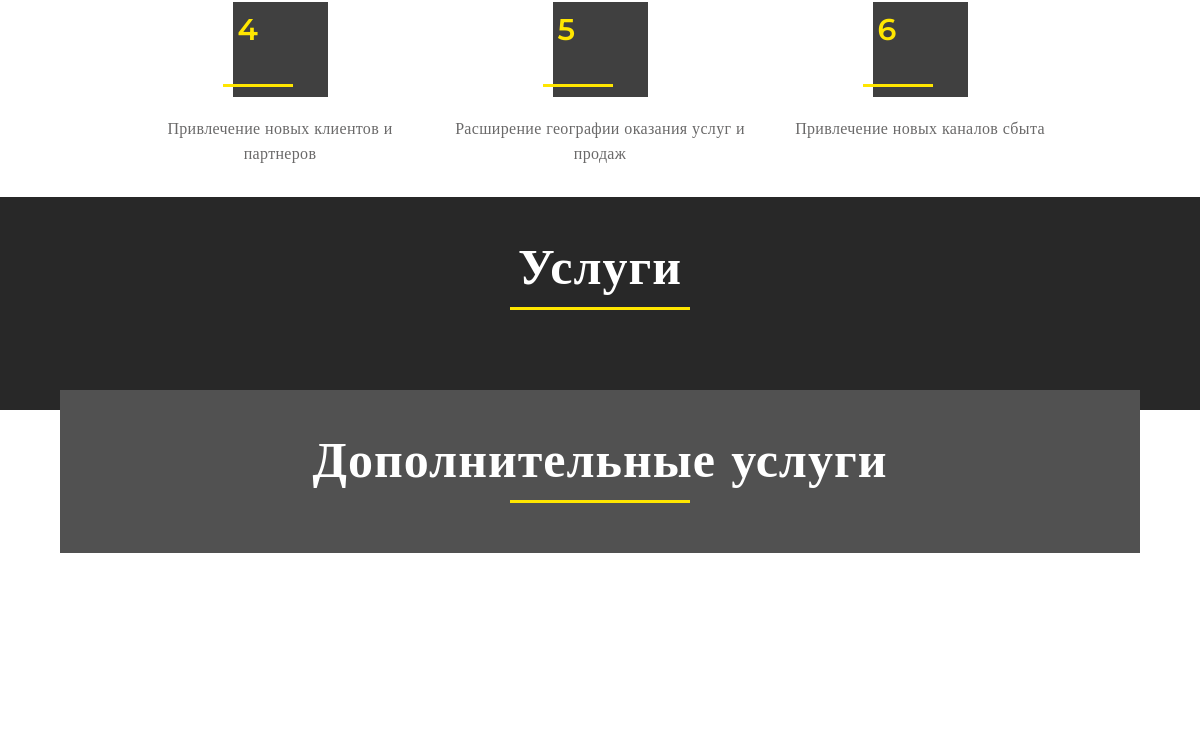
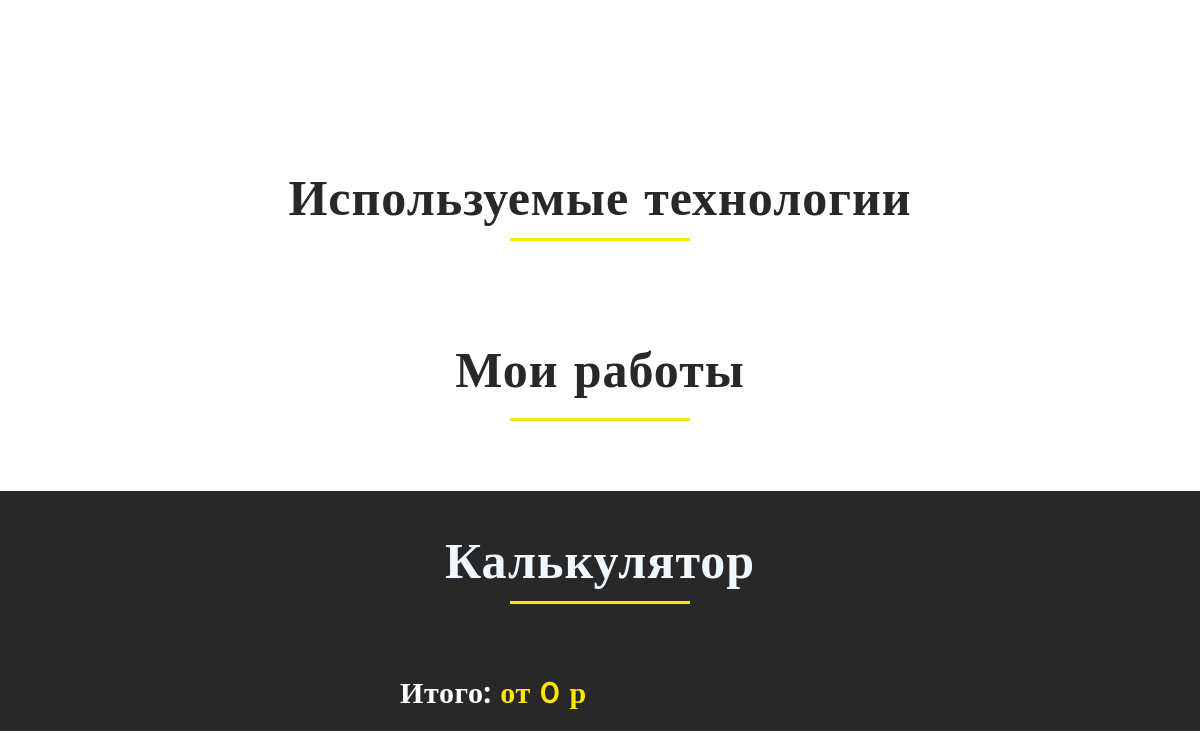
The app's page / (middle part), older data (2 pictures, top to bottom).
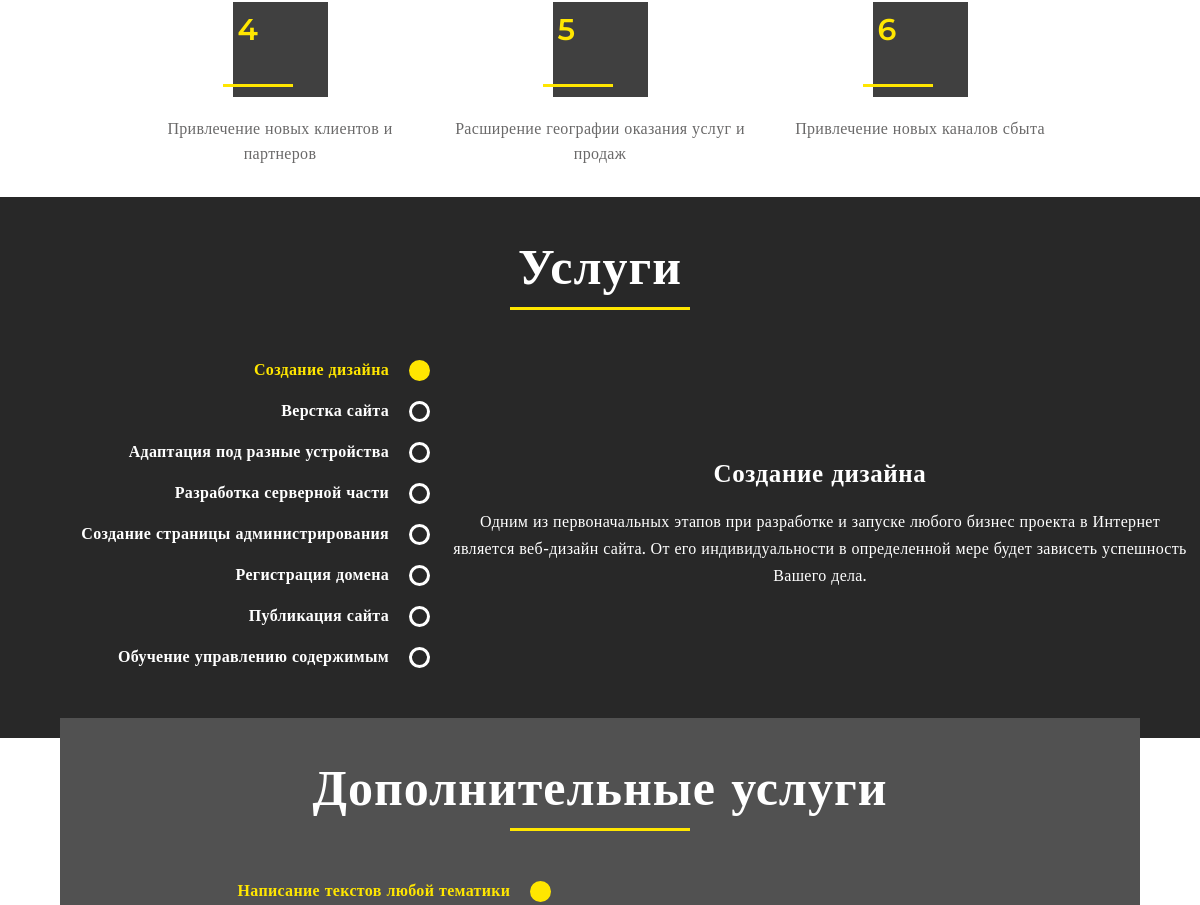
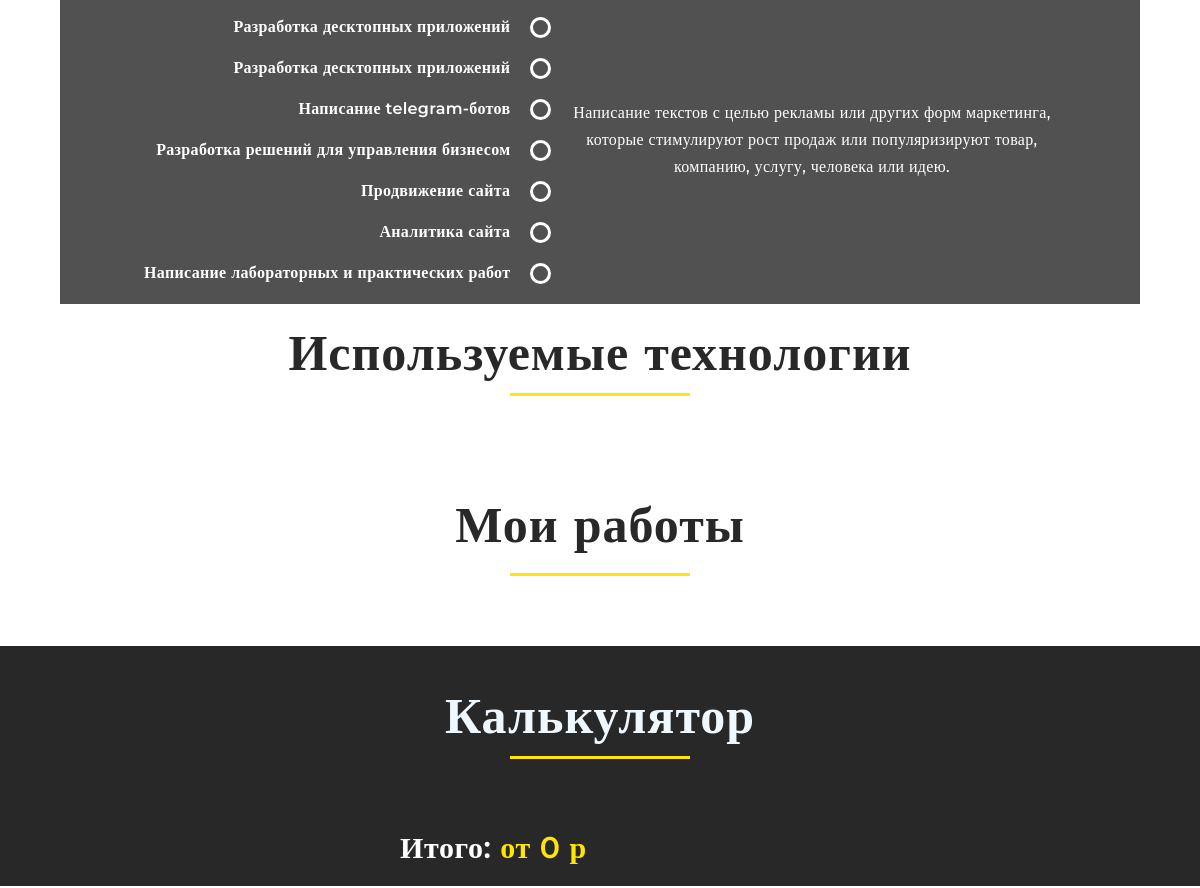
The same page, newer data (2 pictures, top to bottom).
### lending/models.py (models this page shows, shortened)
class Services(models.Model):
    title = models.CharField(blank=False, max_length=50, verbose_name='Наименование услуги')
    about = models.TextField(blank=False, max_length=350, verbose_name='О услуге')
    class Meta:
        verbose_name = 'Услуга'
        verbose_name_plural = 'Услуги'
        ordering = ['-id']

class Servicesdop(models.Model):
    title = models.CharField(blank=False, max_length=50, verbose_name='Наименование услуги')
    about = models.TextField(blank=False, max_length=250, verbose_name='О услуге')
    class Meta:
        verbose_name = 'Доп услуга'
        verbose_name_plural = 'Доп услуги'
        ordering = ['-id']

### lending/views.py (the view)
# urls.py: path('', views.index, name='index'),
def index(request):
    servs = Services.objects.order_by('id')
    servsdop = Servicesdop.objects.all().order_by('id')
    techs = Technologies.objects.all().order_by('id')
    works = Works.objects.all().order_by('-itis')
    calcs = Calculate.objects.all().order_by('id')
    return render(request, 'lending/index.html', {'servs': servs, 'servsdop': servsdop, 'techs': techs, 'works': works, 'calcs': calcs})

### lending/templates/lending/index.html (shortened to what this page needs)
{% extends "layout/base.html" %}
{% load static %}
{% block servs %}
<div class="servcontainer">
    <div class="servnames">
        {% for el in servs %}
        <div class="sername"><div class="round leftround"></div><p class="pserv">{{ el.title }}</p><div class="round"></div></div>
        {% endfor %}
    </div>
    <div class="servsabout">
        {% for el in servs %}
        <div class="servabout">
            <h3>{{ el.title }}</h3>
            <p>{{ el.about }}</p>
        </div>
        {% endfor %}
    </div>
</div>
{% endblock %}
{% block servsdop %}
<div class="otherservcontainer">
    <div class="otherservnames">
        {% for el in servsdop %}
      <div class="othersername"><div class="otherround leftround"></div><p class="otherpserv">{{ el.title }}</p><div class="otherround"></div></div>
      {% endfor %}
    </div>
    <div class="otherservsabout">
        {% for el in servsdop %}
      <div class="otherservabout">
        <p>{{ el.about }}</p>
    </div>
    {% endfor %}
    </div>
</div>
{% endblock %}

Row changes from the older to the newer data that the page shows:
added Services: title "Создание дизайна", about "Одним из первоначальных этапов при разработке и запуске любого бизнес проекта в Интернет является веб-дизайн сайта. От его индивидуальности в определенной мере будет зависеть успешность Вашего дела."
added Services: title "Верстка сайта", shown under "Услуги"
added Services: title "Адаптация под разные устройства", shown under "Услуги"
added Services: title "Разработка серверной части", shown under "Услуги"
added Services: title "Создание страницы администрирования", shown under "Услуги"
added Services: title "Регистрация домена", shown under "Услуги"
added Services: title "Публикация сайта", shown under "Услуги"
added Services: title "Обучение управлению содержимым", shown under "Услуги"
added Servicesdop: title "Написание текстов любой тематики", about "Написание текстов с целью рекламы или других форм маркетинга, которые стимулируют рост продаж или популяризируют товар, компанию, услугу, человека или идею."
added Servicesdop: title "Разработка десктопных приложений", shown under "Дополнительные услуги"
added Servicesdop: title "Разработка десктопных приложений", shown under "Дополнительные услуги"
added Servicesdop: title "Написание telegram-ботов", shown under "Дополнительные услуги"
added Servicesdop: title "Разработка решений для управления бизнесом", shown under "Дополнительные услуги"
added Servicesdop: title "Продвижение сайта", shown under "Дополнительные услуги"
added Servicesdop: title "Аналитика сайта", shown under "Дополнительные услуги"
added Servicesdop: title "Написание лабораторных и практических работ", shown under "Дополнительные услуги"
